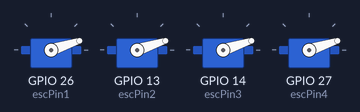
Simulated run of this sketch. Board: ESP32. Shown: 4 × servo. What the sketch prints to the serial monitor is not drawn.

Above: at 5.05 s.
At 6.6 s:
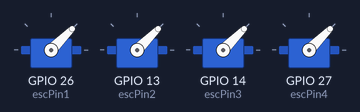
At 8.2 s:
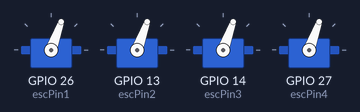
At 9.85 s:
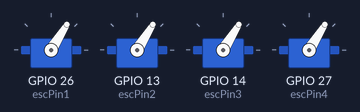
At 11.4 s:
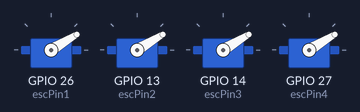
Timing chart, 0 to 15.4 s (numbered marks = the images above):
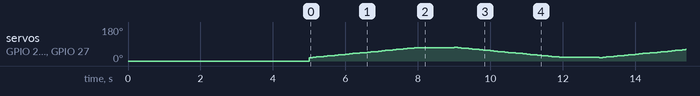

The sketch:

runMotor.ino
```cpp
#include <ESP32Servo.h>

// Cấu hình 4 chân AN TOÀN (Đã thay GPIO 12 bằng GPIO 26)
const int escPin1 = 26;
const int escPin2 = 13;
const int escPin3 = 14;
const int escPin4 = 27;

Servo esc1, esc2, esc3, esc4;

void setup() {
  Serial.begin(115200);

  // Thiết lập chu kỳ xung 50Hz tiêu chuẩn
  esc1.setPeriodHertz(50);
  esc2.setPeriodHertz(50);
  esc3.setPeriodHertz(50);
  esc4.setPeriodHertz(50);

  // Khởi tạo chân xuất xung (Đồng bộ dải 1000us - 2000us đã calib)
  esc1.attach(escPin1, 1000, 2000);
  esc2.attach(escPin2, 1000, 2000);
  esc3.attach(escPin3, 1000, 2000);
  esc4.attach(escPin4, 1000, 2000);

  // BƯỚC AN TOÀN: Gửi mức ga 0% ngay khi vừa khởi động
  Serial.println("Hệ thống khởi động. Đang giữ ga ở mức 0% (An toàn)...");
  esc1.writeMicroseconds(1000);
  esc2.writeMicroseconds(1000);
  esc3.writeMicroseconds(1000);
  esc4.writeMicroseconds(1000);

  // Chờ 5 giây để bạn chuẩn bị tinh thần và ESC hoàn tất tiếng nhạc khởi động
  delay(5000);

  // KÍCH HOẠT ĐỘNG CƠ 50%
  // Serial.println("CẢNH BÁO: Đang kích hoạt 4 động cơ chạy 50% ga!");
  esc1.writeMicroseconds(1100);
  esc2.writeMicroseconds(1100);
  esc3.writeMicroseconds(1100);
  esc4.writeMicroseconds(1100);
}

void loop() {
  for(int i = 1100; i<1400; i+=10){
    esc1.writeMicroseconds(i);
    esc2.writeMicroseconds(i);
    esc3.writeMicroseconds(i);
    esc4.writeMicroseconds(i);
    delay(100);
  }

  delay(1000);

  for(int i = 1400; i>1100; i-=10){
    esc1.writeMicroseconds(i);
    esc2.writeMicroseconds(i);
    esc3.writeMicroseconds(i);
    esc4.writeMicroseconds(i);
    delay(100);
  }

  delay(1000);


}
```
